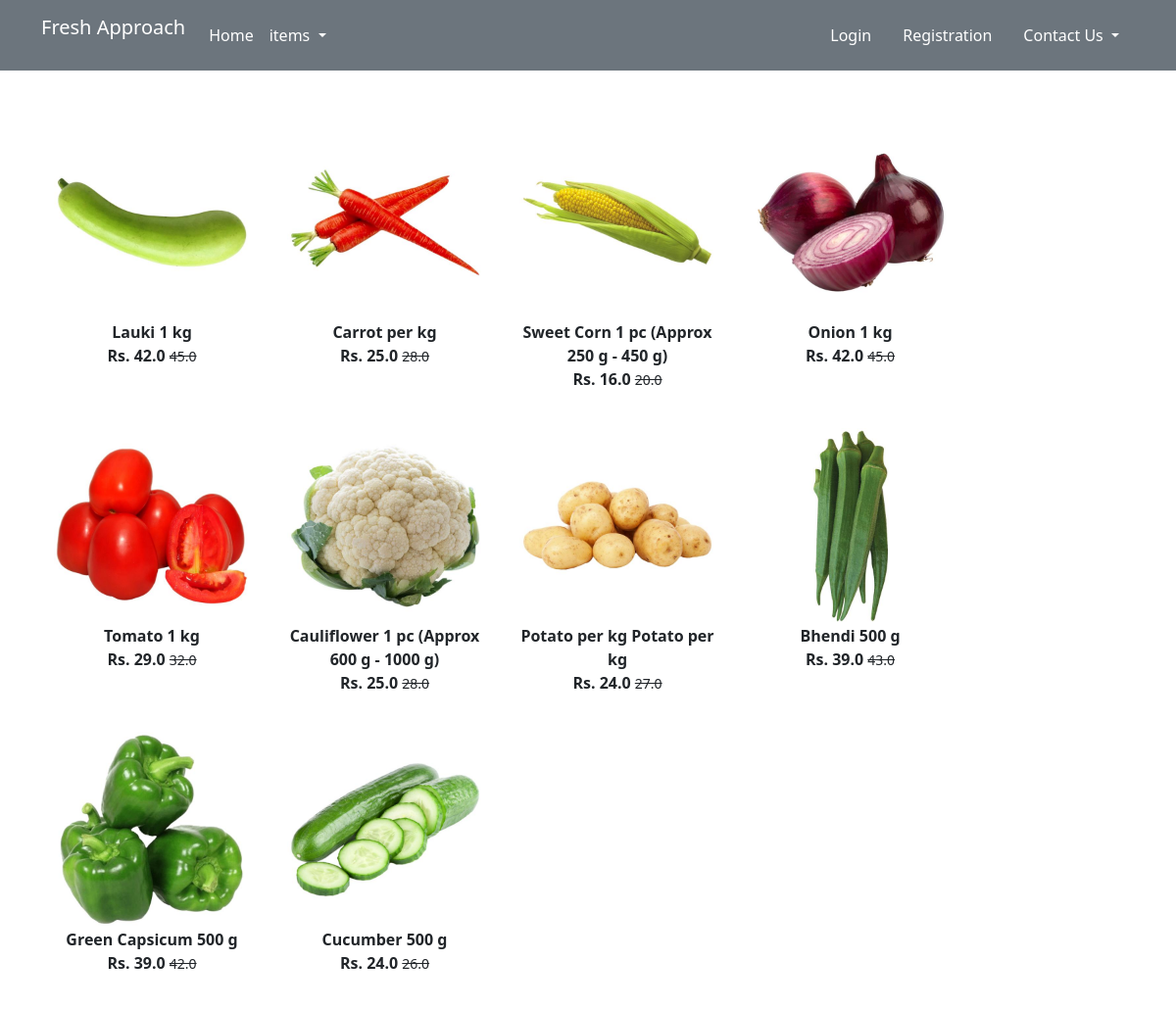
The page /Vegetables/ on the database as committed earlier.
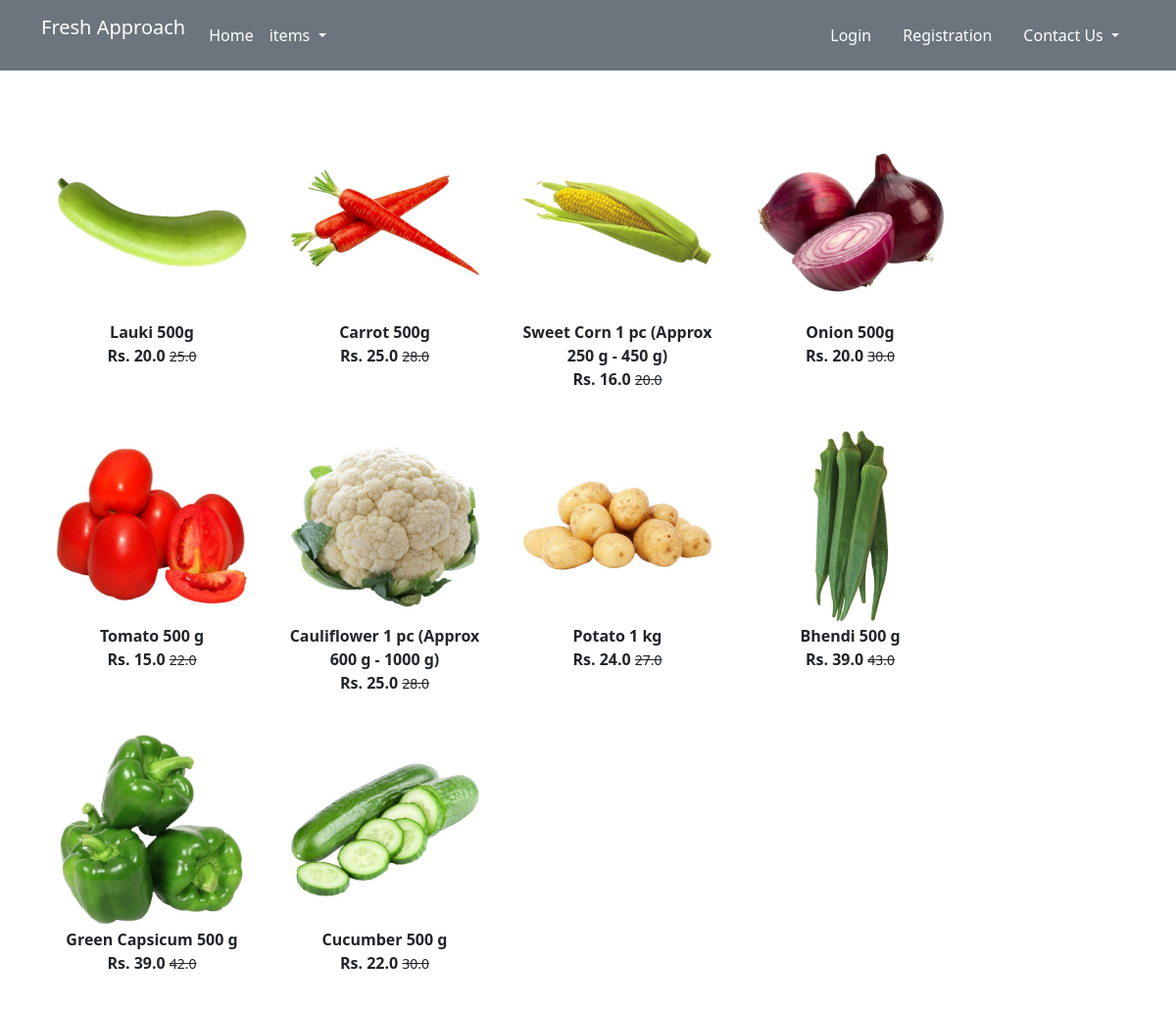
The same page on the database as committed later.
### app/models.py (models this page shows, shortened)
class Product(models.Model):
    title = models.CharField(max_length=100)
    selling_price = models.FloatField()
    discounted_price = models.FloatField()
    description = models.TextField()
    brand = models.CharField(max_length=100)
    category = models.CharField(choices=CATEGORY_CHOICES, max_length=2)
    product_image = models.ImageField(upload_to='productimg')

### app/views.py (the view)
# urls.py: path('Vegetables/', views.Vegetables, name='Vegetables'),
def Vegetables(request, data=None):
    if data == None:
        Vegetables = Product.objects.filter(category='V')
    return render(request, 'app/Vegetables.html', {'Vegetables': Vegetables})

### app/templates/app/Vegetables.html (shortened to what this page needs)
{% extends 'app/base.html' %}
{% load static %}
{% block main-content %}
<div class="container my-5">
 <div class="row">
  <div class="col-sm-10">
   <div class="row">
    {% for product in Vegetables %}
    <div class="col-sm-3 text-center mb-4">
     <a href="{% url 'product-detail' product.id %}" class="btn">
      <div class="item">
       <img src="{{product.product_image.url}}" alt="" height="200" width="200" class="">
       <div class="fw-bold">{{product.title}}</div>
       <div class="fw-bold">Rs. {{product.discounted_price}}
        <small class="fw-light text-decoration-line-through">{{product.selling_price}}</small>
        </div>
      </div>
     </a>
    </div>
    {% endfor %}
   </div>
  </div>
 </div>
</div>
{% endblock main-content %}

Rows that differ between the two databases and show on the page:
changed Product: title "Lauki 1 kg" → "Lauki 500g"; discounted_price "42.0" → "20.0"; selling_price "45.0" → "25.0"
changed Product: title "Carrot per kg" → "Carrot 500g"
changed Product: title "Onion 1 kg" → "Onion 500g"; discounted_price "42.0" → "20.0"; selling_price "45.0" → "30.0"
changed Product: title "Tomato 1 kg" → "Tomato 500 g"; discounted_price "29.0" → "15.0"; selling_price "32.0" → "22.0"
changed Product: title "Potato per kg Potato per kg" → "Potato 1 kg"
changed Product "Cucumber 500 g": discounted_price "24.0" → "22.0"; selling_price "26.0" → "30.0"
